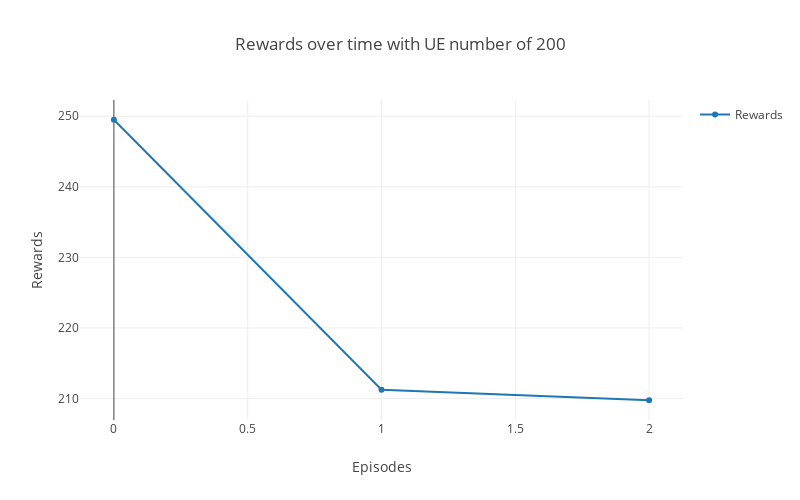

Notebook cell for this chart:
### Code cell
# Create rewards graph
rewards = go.Scatter(
    x = len(result.Rewards),
    y = result.Rewards,
    name='Rewards'
)

data = [rewards]


# Plot and embed in ipython notebook!
plotly.offline.iplot(
    {"data": data,
     "layout": go.Layout(
         height=500,
         width=800,
         title="Rewards over time with UE number of 200",
         xaxis=dict(
             title='Episodes',
         ),
         yaxis=dict(
             title='Rewards',
         ), 
         showlegend=True)},
    show_link=False,
    link_text=None)

### Figure 1 — Plotly figure (JSON) as saved in the notebook; plotly's stock layout.template omitted (floating-point values rounded to 4 significant figures)
{"data": [{"name": "Rewards", "type": "scatter", "x": 3, "y": [249.5, 211.2, 209.8]}], "layout": {"height": 500, "showlegend": true, "title": "Rewards over time with UE number of 200", "width": 800, "xaxis": {"title": "Episodes"}, "yaxis": {"title": "Rewards"}}}
